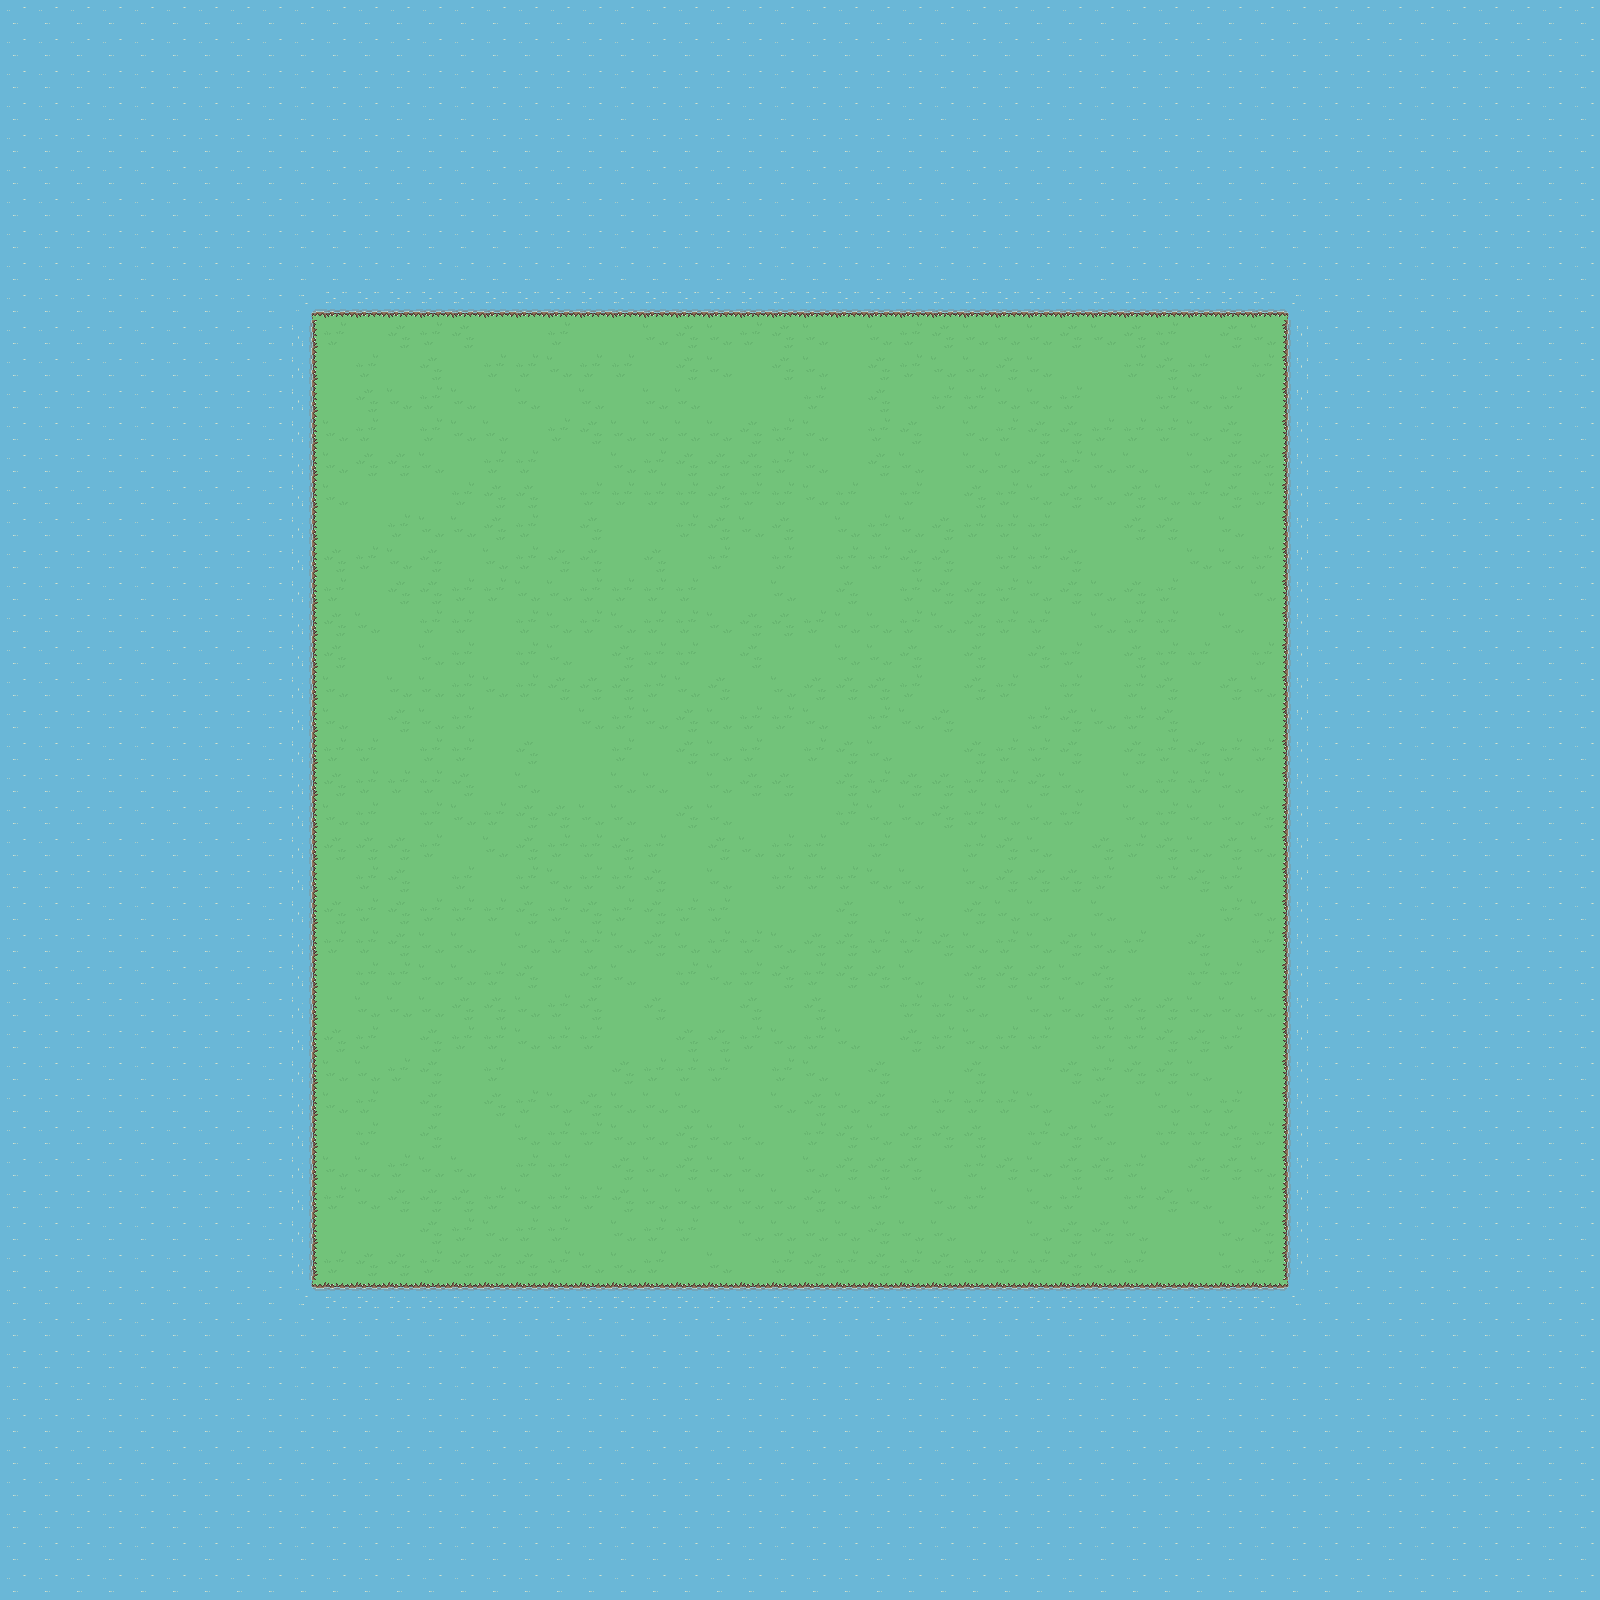

This is a level from a 2D game, rendered from its Tiled map with the project's own tilesets. A one-line summary and the map file follow, with tile-layer data summarised:
An orthogonal 50x50 tile map with 32x32 px tiles, 2 tile layers (grass, wall).

<map version="1.8" tiledversion="1.8.2" orientation="orthogonal" renderorder="left-down" width="50" height="50" tilewidth="32" tileheight="32" infinite="0" nextlayerid="3" nextobjectid="1">
 <tileset firstgid="1" name="TileSet" tilewidth="32" tileheight="32" tilecount="160" columns="8">
  <image source="TileSet.png" width="256" height="640" />
 </tileset>
 <layer id="1" name="grass" width="50" height="50">
  <data>[2500 cells, 2500 non-empty, 4 distinct tile ids]</data>
 </layer>
 <layer id="2" name="wall" width="50" height="50">
  <data>[2500 cells, 1600 non-empty, 3 distinct tile ids]</data>
 </layer>
</map>
